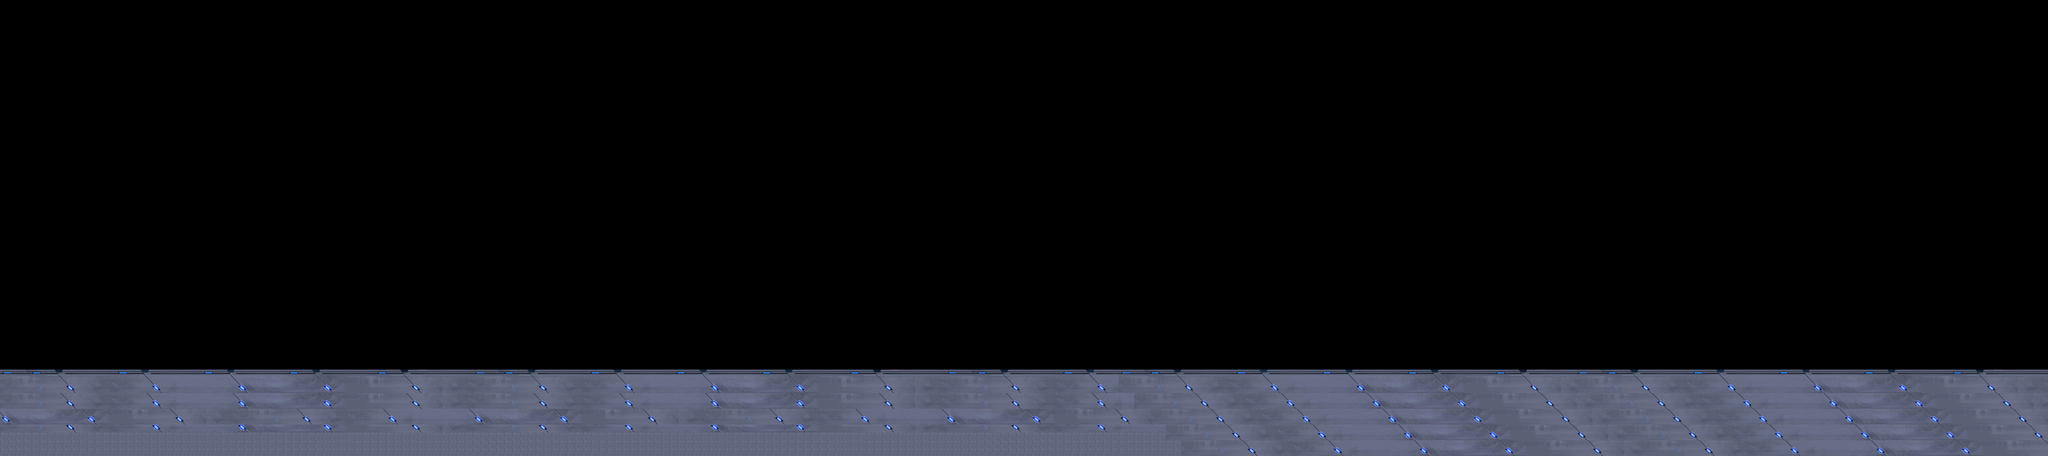

This game map was drawn from its Tiled (.tmx) file and the tilesets committed beside it. A one-line description and the trimmed map source follow:
An orthogonal 260x58 tile map with 32x32 px tiles, 1 tile layer (Tile Layer 1) and 10 objects.

<map version="1.2" tiledversion="1.2.4" orientation="orthogonal" renderorder="right-down" width="260" height="58" tilewidth="32" tileheight="32" infinite="0" nextlayerid="9" nextobjectid="19">
 <tileset firstgid="1" name="Ground" tilewidth="32" tileheight="32" tilecount="1980" columns="60">
  <image source="../1920x1080/BG space 2.jpg" width="1920" height="1080" />
 </tileset>
 <layer id="5" name="Tile Layer 1" width="260" height="58">
  <data>[15080 cells, 2860 non-empty, 180 distinct tile ids]</data>
 </layer>
 <objectgroup id="2" name="Ground">
  <object id="2" x="5074" y="2136" />
  <object id="8" x="11.0606" y="1600" width="8303.76" height="251.515" />
  <object id="9" x="457.576" y="2006.06" />
  <object id="12" x="0" y="0" width="240" height="1608" />
  <object id="13" x="1816" y="2984" />
  <object id="14" x="8112" y="-8" width="208" height="1592" />
  <object id="15" x="8920" y="3272" />
  <object id="17" x="400" y="-192" />
  <object id="18" x="264" y="-280" />
 </objectgroup>
 <objectgroup id="3" name="Object Layer 2" />
 <objectgroup id="6" name="Object Layer 4" />
 <objectgroup id="7" name="Object Layer 5" />
 <objectgroup id="8" name="Object Layer 6" />
 <objectgroup id="4" name="Object Layer 3">
  <object id="3" x="5524" y="2060" />
 </objectgroup>
</map>
